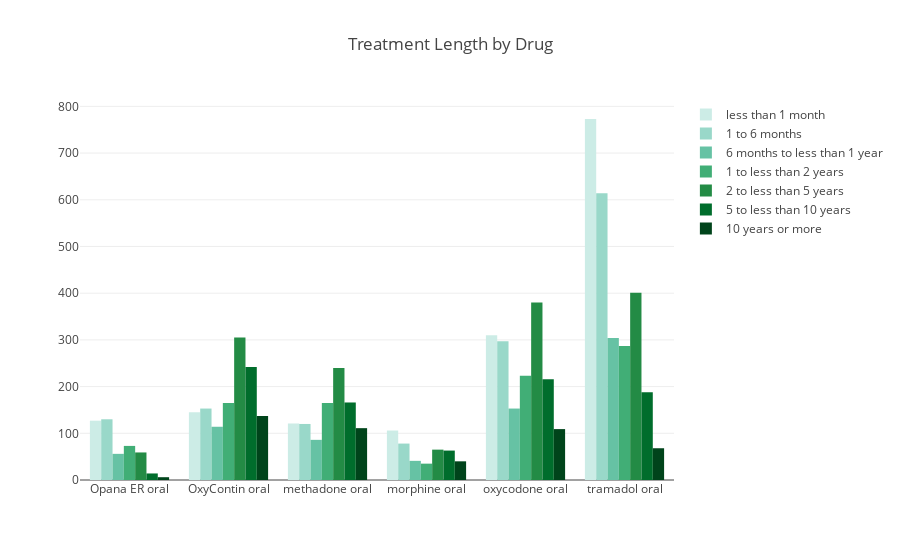

Notebook source saved alongside this figure:
### Code cell
# interactive plot of treatment length
sortedLength = ['less than 1 month', '1 to 6 months', '6 months to less than 1 year', '1 to less than 2 years', '2 to less than 5 years', '5 to less than 10 years', '10 years or more']
col = []
for i in range(1, len(sortedLength)+1):
    col.append(cl.scales['9']['seq']['BuGn'][i+1])
    
trace = []
for i in range(0, len(sortedLength)):
    trace.append(go.Bar(x = drugNames,
                        y = data3.total[data3.treatment_length == sortedLength[i]], 
                        name = sortedLength[i],
                        marker = dict(color=col[i])
                        ))
layout = go.Layout(title = 'Treatment Length by Drug')
    
iplot(go.Figure(data = trace, layout = layout))

### Figure 1 — Plotly figure (JSON) as saved in the notebook; plotly's stock layout.template omitted (floating-point values rounded to 4 significant figures)
{"data": [{"marker": {"color": "rgb(204,236,230)"}, "name": "less than 1 month", "type": "bar", "uid": "3403dffa-9ab2-11e8-995d-c49ded1fd344", "x": ["Opana ER oral", "OxyContin oral", "methadone oral", "morphine oral", "oxycodone oral", "tramadol oral"], "y": [127, 145, 121, 106, 310, 773]}, {"marker": {"color": "rgb(153,216,201)"}, "name": "1 to 6 months", "type": "bar", "uid": "3403dffb-9ab2-11e8-85bc-c49ded1fd344", "x": ["Opana ER oral", "OxyContin oral", "methadone oral", "morphine oral", "oxycodone oral", "tramadol oral"], "y": [130, 153, 120, 78, 297, 614]}, {"marker": {"color": "rgb(102,194,164)"}, "name": "6 months to less than 1 year", "type": "bar", "uid": "3403dffc-9ab2-11e8-9ac3-c49ded1fd344", "x": ["Opana ER oral", "OxyContin oral", "methadone oral", "morphine oral", "oxycodone oral", "tramadol oral"], "y": [56, 114, 86, 41, 153, 304]}, {"marker": {"color": "rgb(65,174,118)"}, "name": "1 to less than 2 years", "type": "bar", "uid": "3403dffd-9ab2-11e8-b7c8-c49ded1fd344", "x": ["Opana ER oral", "OxyContin oral", "methadone oral", "morphine oral", "oxycodone oral", "tramadol oral"], "y": [73, 165, 165, 35, 223, 287]}, {"marker": {"color": "rgb(35,139,69)"}, "name": "2 to less than 5 years", "type": "bar", "uid": "3403dffe-9ab2-11e8-a399-c49ded1fd344", "x": ["Opana ER oral", "OxyContin oral", "methadone oral", "morphine oral", "oxycodone oral", "tramadol oral"], "y": [59, 305, 240, 65, 380, 401]}, {"marker": {"color": "rgb(0,109,44)"}, "name": "5 to less than 10 years", "type": "bar", "uid": "3403dfff-9ab2-11e8-b77f-c49ded1fd344", "x": ["Opana ER oral", "OxyContin oral", "methadone oral", "morphine oral", "oxycodone oral", "tramadol oral"], "y": [14, 242, 166, 63, 216, 188]}, {"marker": {"color": "rgb(0,68,27)"}, "name": "10 years or more", "type": "bar", "uid": "3403e000-9ab2-11e8-b983-c49ded1fd344", "x": ["Opana ER oral", "OxyContin oral", "methadone oral", "morphine oral", "oxycodone oral", "tramadol oral"], "y": [6, 137, 111, 40, 109, 68]}], "layout": {"title": "Treatment Length by Drug"}}
